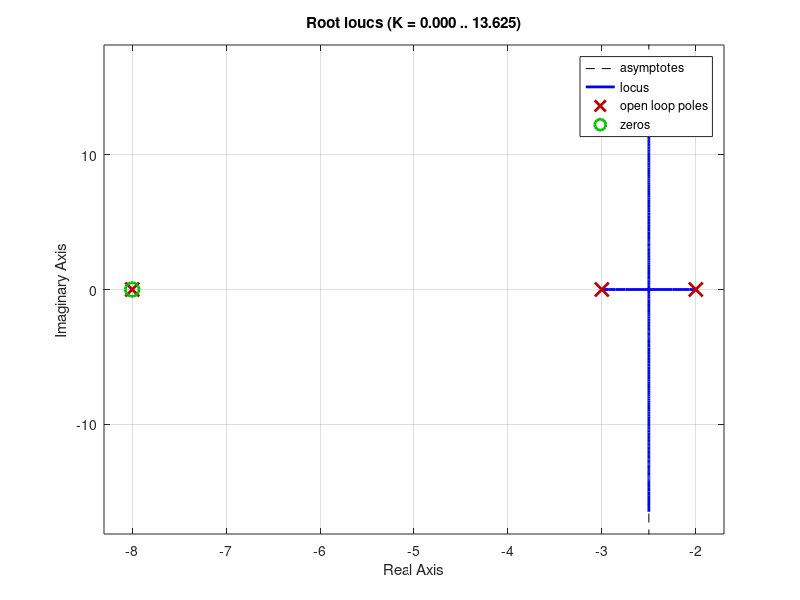
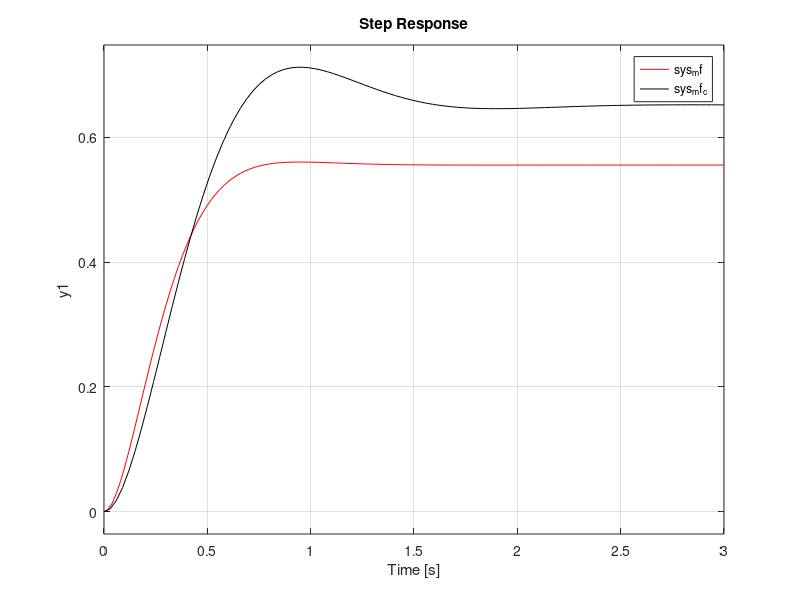

MATLAB code for these plots, in order: (Note: this script raises an error after producing the figures.)
clear all
%Exemplo - Compensador atraso de fase
sys=zpk([],[-2 -8],20)
sys_mf=minreal(sys/(1+sys))
[NUM,DEN]=tfdata(sys_mf,'v');
polos=roots(DEN)
alfa=real(polos);
alfa=alfa(1);
wd=imag(polos);
wd=wd(1);
tau=4/abs(alfa);

%Atualizar o valor de tau para 2*tau
tau=2*tau;
%Atualizar o valor de alfa
alfa=-4/tau;

polos=[(alfa+wd*i) (alfa-wd*i)]
DEN=poly(polos)

%Cancelando o polo em -8 com um zero
%E incluindo um polo em -3 poderemos deixar o 
%Sistema mais lento
rlocus(sys*zpk(-8,-3,1));

Kc=0.561;
Gc=zpk(-8,-3,Kc)



sys_mf_c=minreal(Gc*sys/(1+Gc*sys))


figure

step(sys_mf,'r-',sys_mf_c,'k-')
h = legend('Sem compensador','Com Compensador',1);set(h,'Interpreter','none')
xlabel('Tempo')
ylabel('Resposta em malha fechada')
grid
